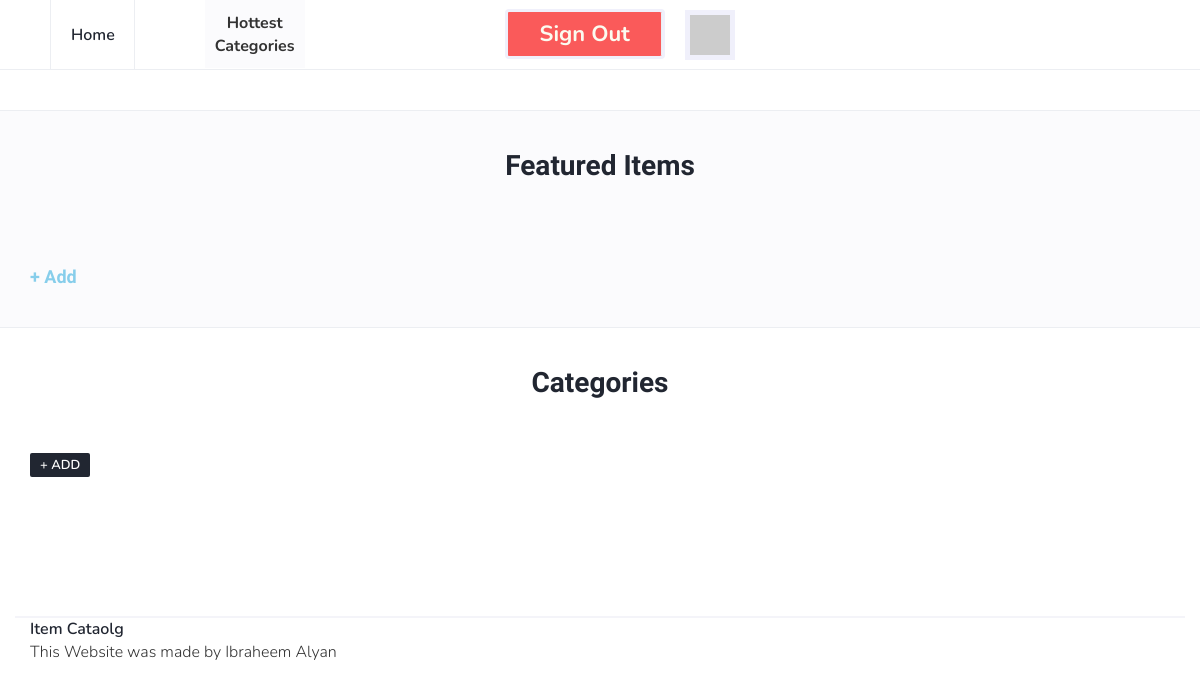
Before: /index (signed in) with the older database file.
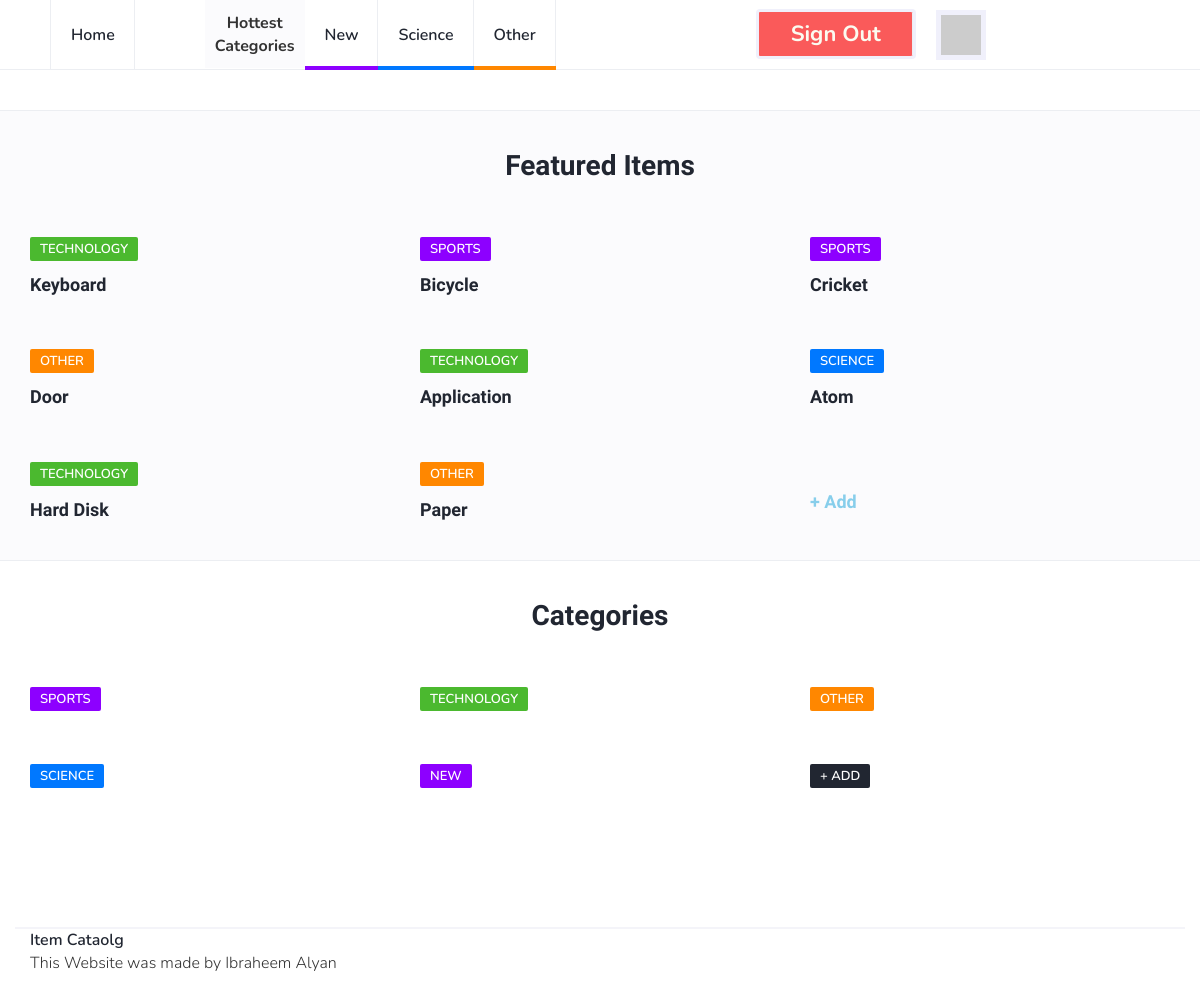
After: the same page with the newer database file.
### database_setup.py (models this page shows, shortened)
class Category(Base):
    __tablename__ = 'category'
    id = Column(Integer, primary_key = True)
    name =Column(String(80), nullable = False)

class Item(Base):
    __tablename__ = 'item'
    id = Column(Integer, primary_key=True)
    title = Column(String(100), nullable=False)
    description = Column(String(1000), nullable=False)
    author_id = Column(Integer, ForeignKey('user.id'))
    author = relationship(User)
    cat_id = Column(Integer, ForeignKey('category.id'))
    category = relationship(Category, single_parent=True)

### project.py (the view, shortened to what this page needs)
@app.route('/')
@app.route('/index')
def index():
    db = DBSession()
    categories = db.query(Category)
    top_categories = db.query(Category).order_by(desc(Category.id)).limit(3)
    latest_items = db.query(Item).order_by(desc(Item.id)).limit(8)
    if 'signed' not in session:
        session['signed'] = False
    if session['signed']:
        template = render_template("index.html" ,
                               categories = categories,
                               items = latest_items,
                               top_categories = top_categories,
                               user_dict = session["user_data_dict"])
        db.close()
        return template

### templates/index.html (shortened to what this page needs)
{% extends "main.html" %}
{% block content %}
		<div class="section">
		</div>
		<div class="section section-grey">
			<div class="container">
				<div class="row">
					<div class="col-md-12">
						<div class="section-title text-center">
							<h2>Featured Items</h2>
						</div>
					</div>
					{% for i in items %}
					<div class="col-md-4">
						<div class="post">
							<div class="post-body">
								<div class="post-meta">
									<a class="post-category cat-{{ ((i.category.id + 2 ) % 4) + 1 }}" href="{{ 'https://localhost:5000/catalog/' + i.category.name + '/items' }}">{{ i.category.name }}</a>
								</div>
								<h3 class="post-title"><a href="{{ 'https://localhost:5000/catalog/' + i.category.name + '/' + i.title }}"> {{ i.title }} </a></h3>
							</div>
						</div>
					</div>
					{% endfor %}
					<div class="col-md-4">
						<div class="post">
							<div class="post-body">
								<h3 class="post-title" style="padding-top:30px"><a href="https://localhost:5000/catalog/new-item" style="color:skyblue"> + Add </a></h3>
							</div>
						</div>
					</div>
				</div>
			</div>
		</div>
{% endblock %}

### templates/main.html (shortened to what this page needs)
<!DOCTYPE html>
<html lang="en">
	<head>
		<link type="text/css" rel="stylesheet" href="https://localhost:5000/css/bootstrap.min.css"/>
		<link rel="stylesheet" href="https://localhost:5000/css/font-awesome.min.css">
		<link type="text/css" rel="stylesheet" href="https://localhost:5000/css/style.css"/>
    </head>
	<body>
		<header id="header">
			<div id="nav">
				<div id="nav-fixed">
					<div class="container">
						<ul class="nav-menu nav navbar-nav">
							<li><a href="https://localhost:5000/">Home</a></li>
							<li id="sep"> Hottest <br> Categories </li>
							{% for c in top_categories %}
							<li class="cat-{{ ((c.id + 2 ) % 4) + 1 }}"><a href="{{ 'https://localhost:5000/catalog/' + c.name + '/items' }}">{{ c.name }}</a></li>
							{% endfor %}
              {% if not user_dict %}
              <li><a href="{{ url_for('internal_sign_up', _external = True ) }}" class="btn green" style="padding:12px 15px 12px 15px;">Sign up</a></li>
              <li><a href="{{ url_for('login', _external = True ) }}" class="btn red" style="padding:12px 15px 12px 15px;margin-left:20px">Log in</a></li>
              {% else %}
              <li><a href="{{ url_for('revoke', _external = True ) }}" class="btn red" style="padding: 12px 15px 12px 15px;">Sign out</a></li>
							<li><img src="{{ user_dict['picture'] }}" id="profile_img"></li>
              {% endif %}
            </ul>
					</div>
				</div>
			</div>
		</header>
    {% block content %}
    {% endblock %}
		<div class="section">
			<div class="container">
				<div class="row">
					<div class="col-md-12">
						<div class="section-title text-center">
							<h2>Categories</h2>
						</div>
					</div>
					{% for c in categories %}
					<div class="col-md-4">
						<div class="post">
							<div class="post-body">
								<div class="post-meta">
									<a class="post-category cat-{{ ((c.id + 2 ) % 4) + 1 }}" href="{{ 'https://localhost:5000/catalog/' + c.name + '/items' }}">{{ c.name }}</a>
								</div>
							</div>
						</div>
					</div>
					{% endfor %}
					<div class="col-md-4">
						<div class="post">
							<div class="post-body">
								<div class="post-meta">
									<a class="post-category" href="https://localhost:5000/catalog/new-category"> + Add </a>
								</div>
							</div>
						</div>
					</div>
				</div>
			</div>
		</div>
		<footer id="footer">
			<div class="container">
							<ul class="footer-nav">
								<li><a href="https://localhost:5000/">Item Cataolg</a></li>
							</ul>
							<div class="post-body">
								This Website was made by Ibraheem Alyan
							</div>
						</div>
		</footer>
	</body>
</html>

### templates/css/style.css (style rules this page uses)
body { font-family: 'Nunito', sans-serif; font-size: 16px; font-weight: 300; zoom: 150% color: #3d455c; margin: 0; padding: 0; overflow-x: hidden; }
h1, h2, h3, h4, h5, h6 { font-family: 'Nunito Sans', sans-serif; font-weight: 700; color: #212631; margin: 0px 0px 15px; }
h2 { font-size: 28px; }
h3 { font-size: 23px; }
a { font-weight: 600; color: #212631; text-decoration: none; }
ul { margin: 0; padding: 0; list-style: none }
.section.section-grey { background-color: #fbfbfd; border-bottom: 1px solid #eceef2; border-top: 1px solid #eceef2; }
.section .section-title { margin-bottom: 40px; }
.section .section-title h2 { text-transform: capitalize; font-size: 28px; }
#nav { height: 70px; }
#nav:after { content: ""; position: fixed; left: 0; right: 0; bottom: 0; top: 0; background-color: rgba(33, 38, 49, 0.5); z-index: 90; opacity: 0; visibility: hidden; -webkit-transition: 0.2s all; transition: 0.2s all; }
#nav-fixed { position: fixed; left: 0; right: 0; top: 0; z-index: 90; background-color: #FFF; -webkit-box-shadow: 0px -1px 0px 0px #eceef2 inset; box-shadow: 0px -1px 0px 0px #eceef2 inset; }
#sep { background-color: #fbfbfd; text-align: center; font-weight: bold; padding: 10px; padding-top: 12px; margin-left: 70px; }
#nav .container { position: relative; }
.nav-menu { margin-left: 20px; }
.nav-menu li a { position: relative; padding: 25px 20px; text-transform: capitalize; -webkit-box-shadow: -1px 0px 0px 0px #eceef2 inset; box-shadow: -1px 0px 0px 0px #eceef2 inset; -webkit-transition: 0.2s color; transition: 0.2s color; }
.nav-menu li:first-child a { border-left: 1px solid #eceef2; }
.nav-menu li a:after { content: ''; position: absolute; left: 0; right: 0; bottom: 0px; width: 100%; height: 4px; -webkit-transition: 0.2s width; transition: 0.2s width; }
.nav-menu li.cat-2 a:after { background-color: #ff8700; }
.nav-menu li.cat-3 a:after { background-color: #0078ff; }
.nav-menu li.cat-4 a:after { background-color: #8d00ff; }
.section { padding-top: 40px; }
.post { margin-bottom: 40px; }
.post { display: block; -webkit-transition: 0.2s opacity; transition: 0.2s opacity; }
.post { width: 100%; }
.post .post-meta { margin-top: 15px; margin-bottom: 15px; }
.post-meta .post-category { font-size: 13px; text-transform: uppercase; padding: 3px 10px; font-weight: 600; border-radius: 2px; margin-right: 15px; color: #FFF; background-color: #212631; -webkit-transition: 0.2s opacity; transition: 0.2s opacity; }
.post-meta .post-category.cat-1 { background-color: #4BB92F; }
.post-meta .post-category.cat-2 { background-color: #ff8700; }
.post-meta .post-category.cat-3 { background-color: #0078ff; }
.post-meta .post-category.cat-4 { background-color: #8d00ff; }
.post .post-title { font-size: 18px; margin-bottom: 0px; }
.btn { width: 160px; height: 50px; text-align: center; font-size: 22px; color: #FBFBF0; border-width: 3px; border-color: #F0F0FB; font-weight: bold; margin-top: 9px; margin-left: 200px; }
.red { background: #fa5a5a; }
#profile_img { height: 50px; border: 5px solid #F0F0FB; margin-left: 20px; margin-top: 10px; }
#footer { padding-bottom: 40px; margin-top: 100px; }
#footer .container { border-top: 2px solid #F4f4f9; }
.footer-nav li { display: inline-block; margin-right: 15px; }

Changed rows visible on the page:
added Category: name "New", name "NEW"
added Category: name "Science", name "SCIENCE"
added Category: name "Other", name "OTHER"
added Item: category.name "TECHNOLOGY", title "Keyboard"
added Item: category.name "SPORTS", title "Bicycle"
added Item: category.name "SPORTS", title "Cricket"
added Item: category.name "OTHER", title "Door"
added Item: category.name "TECHNOLOGY", title "Application"
added Item: category.name "SCIENCE", title "Atom"
added Item: category.name "TECHNOLOGY", title "Hard Disk"
added Item: category.name "OTHER", title "Paper"
added Category: name "SPORTS", shown under "Categories"
added Category: name "TECHNOLOGY", shown under "Categories"
